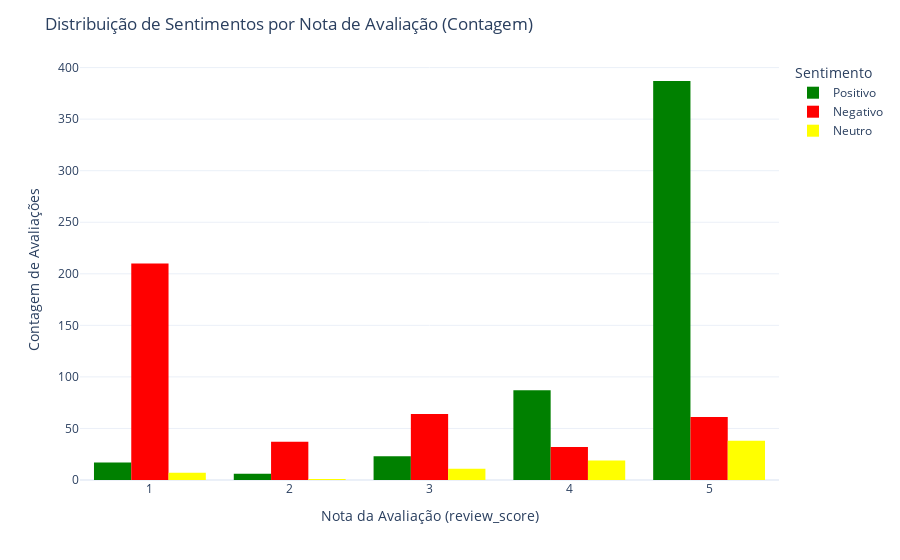

Notebook cell for this chart:
### Code cell
fig = px.histogram(
    df_final_amostra,
    x="review_score",
    color="sentimento_comentario",
    color_discrete_map={
        'Positivo': 'green',
        'Negativo': 'red',
        'Neutro': 'yellow'
    },
    barmode='group',
    category_orders={
        "sentimento_comentario": ['Positivo', 'Negativo', 'Neutro']  # ordem desejada das cores
    }
)

fig.update_layout(
    title='Distribuição de Sentimentos por Nota de Avaliação (Contagem)',
    xaxis_title='Nota da Avaliação (review_score)',
    yaxis_title='Contagem de Avaliações',
    legend_title='Sentimento',
    bargap=0.2,
    template='plotly_white'
)

fig.show()

acuracia = (df_final_amostra['sentimento_comentario'] == df_final_amostra['sentimento_nota']).mean() * 100
print(f"Acurácia de compatibilidade entre a análise usando o sentimento do comentário e o sentimento avaliado pela nota: {acuracia:.2f}%")

### Figure 1 — Plotly figure (JSON) as saved in the notebook; plotly's stock layout.template omitted (floating-point values rounded to 4 significant figures; data arrays with more than 128 entries replaced by an {"elided": "..."} marker saying what was removed)
{"data": [{"alignmentgroup": "True", "bingroup": "x", "hovertemplate": "sentimento_comentario=Positivo<br>review_score=%{x}<br>count=%{y}<extra></extra>", "legendgroup": "Positivo", "marker": {"color": "green", "pattern": {"shape": ""}}, "name": "Positivo", "offsetgroup": "Positivo", "orientation": "v", "showlegend": true, "type": "histogram", "x": {"elided": "520 int values"}, "xaxis": "x", "yaxis": "y"}, {"alignmentgroup": "True", "bingroup": "x", "hovertemplate": "sentimento_comentario=Negativo<br>review_score=%{x}<br>count=%{y}<extra></extra>", "legendgroup": "Negativo", "marker": {"color": "red", "pattern": {"shape": ""}}, "name": "Negativo", "offsetgroup": "Negativo", "orientation": "v", "showlegend": true, "type": "histogram", "x": {"elided": "404 int values"}, "xaxis": "x", "yaxis": "y"}, {"alignmentgroup": "True", "bingroup": "x", "hovertemplate": "sentimento_comentario=Neutro<br>review_score=%{x}<br>count=%{y}<extra></extra>", "legendgroup": "Neutro", "marker": {"color": "yellow", "pattern": {"shape": ""}}, "name": "Neutro", "offsetgroup": "Neutro", "orientation": "v", "showlegend": true, "type": "histogram", "x": [5, 5, 1, 4, 5, 4, 5, 5, 5, 4, 4, 5, 4, 3, 5, 3, 5, 1, 5, 5, 5, 5, 3, 5, 5, 5, 3, 4, 5, 4, 3, 4, 4, 5, 3, 1, 4, 1, 5, 3, 5, 1, 5, 5, 4, 1, 5, 3, 5, 5, 3, 4, 5, 1, 4, 5, 4, 5, 5, 5, 4, 4, 4, 5, 5, 3, 5, 5, 5, 4, 5, 5, 4, 2, 5, 3], "xaxis": "x", "yaxis": "y"}], "layout": {"bargap": 0.2, "barmode": "group", "legend": {"title": {"text": "Sentimento"}, "tracegroupgap": 0}, "margin": {"t": 60}, "title": {"text": "Distribuição de Sentimentos por Nota de Avaliação (Contagem)"}, "xaxis": {"anchor": "y", "domain": [0, 1], "title": {"text": "Nota da Avaliação (review_score)"}}, "yaxis": {"anchor": "x", "domain": [0, 1], "title": {"text": "Contagem de Avaliações"}}}}
